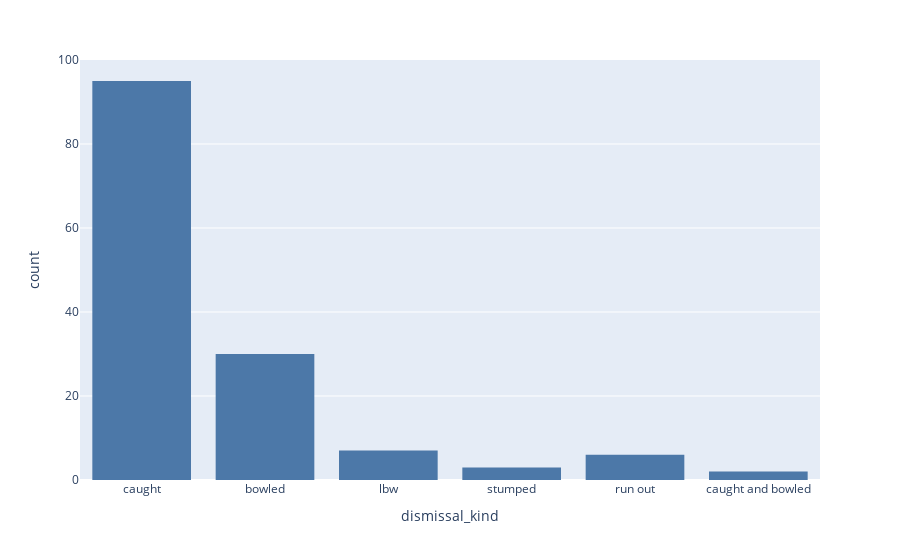

Notebook code cell kept with this figure:
### Code cell
# sns.scatterplot(data=df_rcbbatting[df_rcbbatting['player_dismissed']=='V Kohli'],x='dismissal_kind')
# df_rcbbatting[df_rcbbatting['player_dismissed']=='V Kohli'].iplot(kind='bar',x='dismissal_kind')
ps.histogram(data_frame=df_rcbbatting[df_rcbbatting['player_dismissed']=='V Kohli'],x='dismissal_kind',color_discrete_sequence=ps.colors.qualitative.T10)
# sns.kdeplot(data=df_rcbbatting[df_rcbbatting['player_dismissed']=='V Kohli']['dismissal_kind'])

### Figure 1 — Plotly figure (JSON) as saved in the notebook; plotly's stock layout.template omitted (floating-point values rounded to 4 significant figures; data arrays with more than 128 entries replaced by an {"elided": "..."} marker saying what was removed)
{"data": [{"alignmentgroup": "True", "bingroup": "x", "hovertemplate": "dismissal_kind=%{x}<br>count=%{y}<extra></extra>", "legendgroup": "", "marker": {"color": "#4C78A8"}, "name": "", "offsetgroup": "", "orientation": "v", "showlegend": false, "type": "histogram", "x": {"elided": "143 str values"}, "xaxis": "x", "yaxis": "y"}], "layout": {"barmode": "relative", "legend": {"tracegroupgap": 0}, "margin": {"t": 60}, "xaxis": {"anchor": "y", "domain": [0, 1], "title": {"text": "dismissal_kind"}}, "yaxis": {"anchor": "x", "domain": [0, 1], "title": {"text": "count"}}}}
